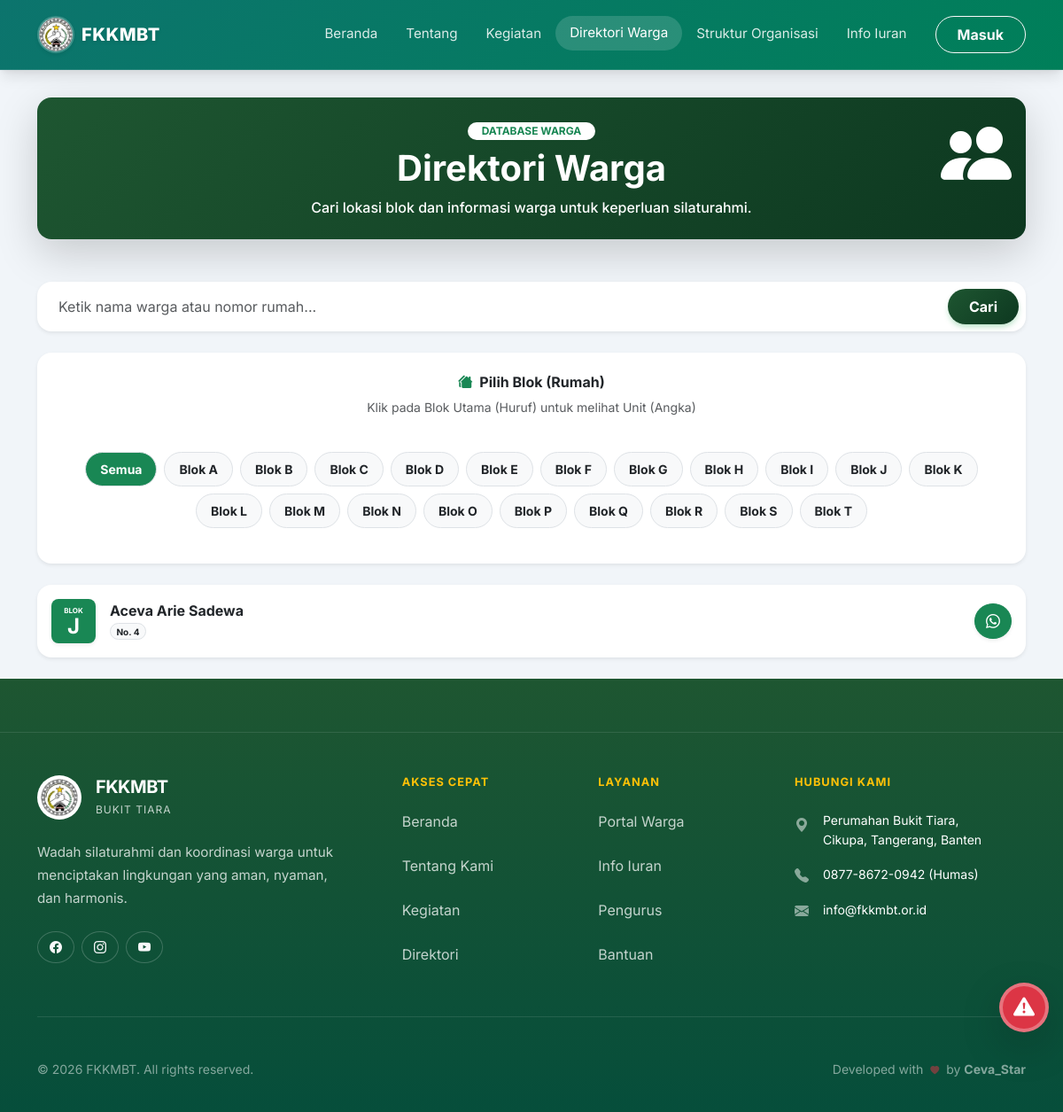
Page /index.php/warga on the committed database.
### tables this page shows
CREATE TABLE `warga` (
  `id` int(11) NOT NULL,
  `user_id` int(11) NOT NULL,
  `nama_lengkap` varchar(100) NOT NULL,
  `blok` varchar(10) NOT NULL,
  `no_rumah` varchar(10) NOT NULL,
  `no_hp` varchar(20) DEFAULT NULL,
  `foto_profil` varchar(255) DEFAULT NULL,
  `jenis_kelamin` enum('L','P') DEFAULT 'L'
);

### application/controllers/Warga.php (called while the page is built, shortened)
<?php
class Warga extends CI_Controller {
	public function index()
	{
		$data['title'] = 'Direktori Warga';
        $blok = $this->input->get('blok');
        $search = $this->input->get('search');
        $this->db->select('*');
        $this->db->from('warga');
        $this->db->order_by('blok', 'ASC');
        $this->db->order_by('no_rumah', 'ASC');
        $this->db->limit(50);
        $data['warga_list'] = $this->db->get()->result_array();
        $data['selected_blok'] = $blok;
        $data['search_keyword'] = $search;
		$this->load->view('templates/header', $data);
		$this->load->view('warga', $data);
		$this->load->view('templates/footer');
	}
}

### index.php (called while the page is built, shortened)
<?php
require_once BASEPATH.'core/CodeIgniter.php';

### application/views/warga.php (the view, shortened to what this page needs)
<div class="container py-4">
    <div class="text-center mb-5 mt-3 rounded-4 p-4 text-white shadow-lg position-relative overflow-hidden" style="background: linear-gradient(135deg, #1e5631 0%, #0d3820 100%);">
        <div class="position-absolute top-0 end-0 p-3 opacity-10">
            <i class="bi bi-people-fill display-1"></i>
        </div>
        <span class="badge bg-white text-success rounded-pill mb-2 px-3 fw-bold">DATABASE WARGA</span>
        <h2 class="fw-bold display-6 mb-2">Direktori Warga</h2>
        <p class="mb-0 fw-medium" style="max-width: 600px; margin: 0 auto; color: #ffffff !important;">
            Cari lokasi blok dan informasi warga untuk keperluan silaturahmi.
        </p>
    </div>
    <div class="row mb-4">
        <div class="col-12">
            <form action="" method="GET" class="card border-0 shadow-sm rounded-4 overflow-hidden">
                <div class="card-body p-2 d-flex align-items-center">
                    <input type="text" name="search" class="form-control border-0 shadow-none ps-3" placeholder="Ketik nama warga atau nomor rumah..." value="<?= $this->input->get('search') ?>">
                    <button type="submit" class="btn btn-primary rounded-pill px-4 fw-bold" style="background: linear-gradient(135deg, #1e5631 0%, #0d3820 100%); border: none;">Cari</button>
                </div>
            </form>
        </div>
    </div>
    <div class="card border-0 shadow-sm rounded-4 p-4 mb-4">
        <div class="text-center mb-4">
            <h6 class="fw-bold"><i class="bi bi-houses-fill me-2 text-success"></i>Pilih Blok (Rumah)</h6>
            <p class="text-muted small">Klik pada Blok Utama (Huruf) untuk melihat Unit (Angka)</p>
        </div>
        <?php
           $blocks = range('A', 'T');
           $activeMainBlock = !empty($selected_blok) ? substr($selected_blok, 0, 1) : '';
        ?>
        <div class="d-flex flex-wrap justify-content-center gap-2 mb-3">
             <a href="<?= base_url('warga') ?>" class="btn btn-sm rounded-pill fw-bold border px-3 <?= empty($selected_blok) ? 'btn-success text-white' : 'btn-light text-muted' ?>">
                Semua
            </a>
            <?php foreach($blocks as $letter): ?>
                <button type="button" class="btn btn-sm rounded-pill fw-bold px-3 border main-block-btn <?= ($activeMainBlock == $letter) ? 'btn-success text-white' : 'btn-light text-dark' ?>"
                        onclick="toggleSubBlock('<?= $letter ?>')">
                    Blok <?= $letter ?>
                </button>
            <?php endforeach; ?>
        </div>
    </div>
    <div class="d-flex flex-column gap-3">
        <?php if(!empty($warga_list)): ?>
            <?php foreach($warga_list as $row): ?>
            <div class="card border-0 shadow-sm rounded-4 w-100 hover-scale cursor-pointer">
                <div class="card-body p-3 d-flex align-items-center gap-3">
                    <div class="bg-success text-white rounded-3 d-flex flex-column align-items-center justify-content-center p-2 shadow-sm" style="width: 50px; height: 50px;">
                        <small style="font-size: 8px; font-weight: 700;">BLOK</small>
                        <span class="fs-4 fw-bold lh-1"><?= $row['blok'] ?></span>
                    </div>
                    <div class="flex-grow-1">
                        <h6 class="fw-bold text-dark mb-1"><?= $row['nama_lengkap'] ?></h6>
                        <div class="d-flex align-items-center gap-2">
                            <span class="badge bg-light text-dark border rounded-pill" style="font-size: 10px;">No. <?= $row['no_rumah'] ?></span>
                        </div>
                    </div>
                    <a href="https://wa.me/<?= $row['no_hp'] ?>" class="btn btn-success rounded-circle shadow-sm" style="width: 40px; height: 40px; display: flex; align-items: center; justify-content: center;">
                        <i class="bi bi-whatsapp"></i>
                    </a>
                </div>
            </div>
            <?php endforeach; ?>
        <?php endif; ?>
    </div>
</div>

### assets/css/style.css (style rules this page uses)
:root { --primary: #0c746dff; --primary-dark: #007f59ff; --primary-light: #ccfbf1; --accent: #f97316; --dark: #1e293b; --gray: #64748b; --light: #f8fafc; --shadow-sm: 0 4px 6px -1px rgba(0, 0, 0, 0.05); --shadow-md: 0 10px 15px -3px rgba(0, 0, 0, 0.1), 0 4px 6px -2px rgba(0, 0, 0, 0.05); --shadow-lg: 0 20px 25px -5px rgba(0, 0, 0, 0.1), 0 10px 10px -5px rgba(0, 0, 0, 0.04); }
body { font-family: "Inter", sans-serif; color: var(--dark); background-color: #f1f5f9; }
a { text-decoration: none; transition: all 0.2s ease; }
.container, .modal-content { animation: fadeIn 0.4s ease-out; }
.card { border: none !important; background: #fff; border-radius: 16px !important; box-shadow: var(--shadow-sm); transition: all 0.3s cubic-bezier(0.4, 0, 0.2, 1); }
.btn { border-radius: 50px; padding: 8px 20px; font-weight: 600; transition: all 0.2s; }
.btn-primary { background-color: var(--primary); border-color: var(--primary); box-shadow: 0 4px 6px -1px rgba(22, 163, 74, 0.3); }

### assets/css/mobile.css (style rules this page uses)
:root { --primary-gradient: linear-gradient(135deg, #2d6a5f 0%, #1f5449 100%); --secondary-gradient: linear-gradient(135deg, #3b82f6 0%, #2563eb 100%); --danger-gradient: linear-gradient(135deg, #ef4444 0%, #b91c1c 100%); --warning-gradient: linear-gradient(135deg, #f97316 0%, #ea580c 100%); --card-shadow: 0 4px 12px rgba(0, 0, 0, 0.05); --bottom-nav-height: 65px; --touch-target: 44px; }

### application/views/templates/header.php (style rules this page uses)
body { padding-top: 70px; }

### application/views/warga.php (style rules this page uses)
.hover-scale { transition: transform 0.2s; }

### rows in the picture
warga: blok "J", nama_lengkap "Aceva Arie Sadewa", no_rumah "4"

### other values in the picture
$letter "A"
$letter "B"
$letter "C"
$letter "D"
$letter "E"
$letter "F"
$letter "G"
$letter "H"
$letter "I"
$letter "J"
$letter "K"
$letter "L"
$letter "M"
$letter "N"
$letter "O"
